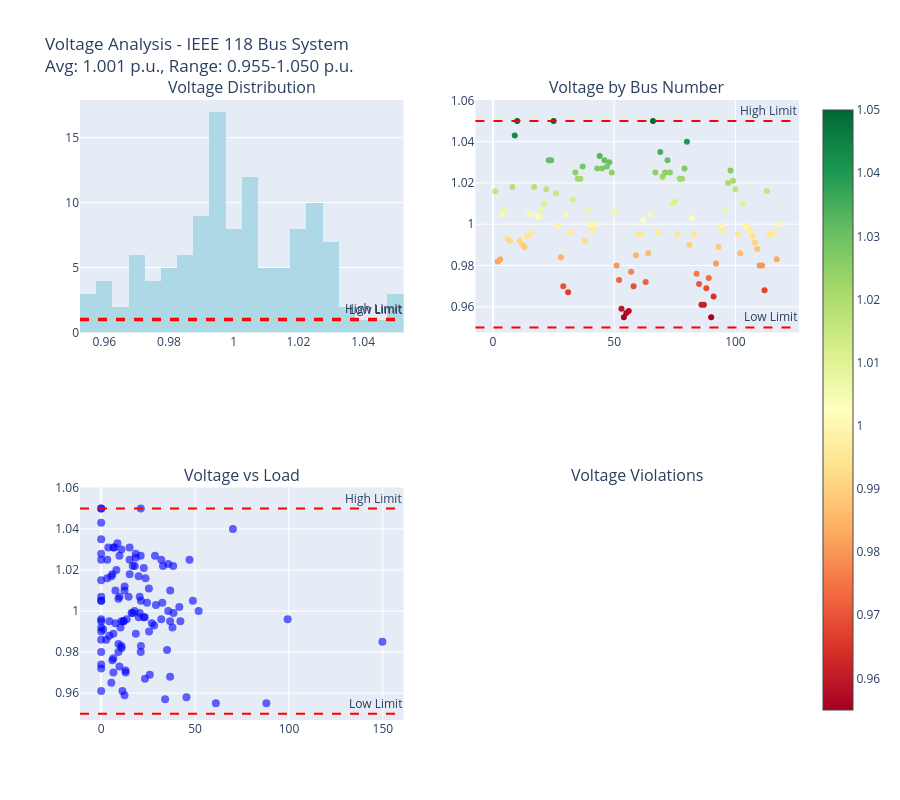

The code cell stored with this chart in its notebook:
### Markdown cell above
## Voltage Analysis Visualization

Let's create comprehensive voltage analysis visualizations including histograms, scatter plots, and violation detection.

### Code cell
# Voltage Analysis Functions
def create_voltage_analysis(buses_df):
    """Create comprehensive voltage analysis visualization"""
    
    # Calculate voltage statistics
    avg_voltage = buses_df['VM'].mean()
    min_voltage = buses_df['VM'].min()
    max_voltage = buses_df['VM'].max()
    low_voltage_count = len(buses_df[buses_df['VM'] < 0.95])
    high_voltage_count = len(buses_df[buses_df['VM'] > 1.05])
    
    # Create subplots
    fig = make_subplots(
        rows=2, cols=2,
        subplot_titles=('Voltage Distribution', 'Voltage by Bus Number', 
                       'Voltage vs Load', 'Voltage Violations'),
        specs=[[{"type": "histogram"}, {"type": "scatter"}],
               [{"type": "scatter"}, {"type": "bar"}]]
    )
    
    # Voltage histogram
    fig.add_trace(
        go.Histogram(x=buses_df['VM'], nbinsx=20, name='Voltage Distribution',
                    marker_color='lightblue'),
        row=1, col=1
    )
    
    # Voltage by bus number
    fig.add_trace(
        go.Scatter(x=buses_df['BUS_NUMBER'], y=buses_df['VM'], 
                  mode='markers', name='Bus Voltages',
                  marker=dict(size=6, color=buses_df['VM'], 
                             colorscale='RdYlGn', showscale=True)),
        row=1, col=2
    )
    
    # Voltage vs Load
    fig.add_trace(
        go.Scatter(x=buses_df['PD'], y=buses_df['VM'], 
                  mode='markers', name='Voltage vs Load',
                  marker=dict(size=8, color='blue', opacity=0.6)),
        row=2, col=1
    )
    
    # Voltage violations
    violation_buses = buses_df[(buses_df['VM'] < 0.95) | (buses_df['VM'] > 1.05)]
    if not violation_buses.empty:
        fig.add_trace(
            go.Bar(x=violation_buses['BUS_NUMBER'], y=violation_buses['VM'],
                  name='Violations', marker_color='red'),
            row=2, col=2
        )
    
    # Add voltage limit lines
    for row in [1, 2]:
        for col in [1, 2]:
            fig.add_hline(y=0.95, line_dash="dash", line_color="red", 
                         annotation_text="Low Limit", row=row, col=col)
            fig.add_hline(y=1.05, line_dash="dash", line_color="red",
                         annotation_text="High Limit", row=row, col=col)
    
    fig.update_layout(
        title=f"Voltage Analysis - IEEE 118 Bus System<br>" + 
              f"Avg: {avg_voltage:.3f} p.u., Range: {min_voltage:.3f}-{max_voltage:.3f} p.u.",
        height=800,
        showlegend=False
    )
    
    return fig, {
        'avg_voltage': avg_voltage,
        'min_voltage': min_voltage, 
        'max_voltage': max_voltage,
        'low_voltage_count': low_voltage_count,
        'high_voltage_count': high_voltage_count,
        'total_buses': len(buses_df)
    }

# Create voltage analysis
if 'buses_df' in locals() and not buses_df.empty:
    voltage_fig, voltage_stats = create_voltage_analysis(buses_df)
    voltage_fig.show()
    
    print("⚡ **Voltage Analysis Results:**")
    print("=" * 40)
    print(f"📊 Average Voltage: {voltage_stats['avg_voltage']:.3f} p.u.")
    print(f"📉 Minimum Voltage: {voltage_stats['min_voltage']:.3f} p.u.")
    print(f"📈 Maximum Voltage: {voltage_stats['max_voltage']:.3f} p.u.")
    print(f"⚠️  Low Voltage Buses: {voltage_stats['low_voltage_count']} (< 0.95 p.u.)")
    print(f"⚠️  High Voltage Buses: {voltage_stats['high_voltage_count']} (> 1.05 p.u.)")
    print(f"🏠 Total Buses: {voltage_stats['total_buses']}")
else:
    print("❌ No bus data available for voltage analysis")

### Figure 1 — Plotly figure (JSON) as saved in the notebook; plotly's stock layout.template omitted (floating-point values rounded to 4 significant figures)
{"data": [{"marker": {"color": "lightblue"}, "name": "Voltage Distribution", "nbinsx": 20, "type": "histogram", "x": [1.016, 0.982, 0.983, 1.005, 1.007, 0.993, 0.992, 1.018, 1.043, 1.05, 0.992, 0.99, 0.989, 0.994, 1.005, 0.996, 1.018, 1.004, 1.004, 1.007, 1.01, 1.017, 1.031, 1.031, 1.05, 1.015, 0.999, 0.984, 0.97, 1.005, 0.967, 0.996, 1.012, 1.025, 1.022, 1.022, 1.028, 0.992, 1.007, 1.0, 0.997, 1.0, 1.027, 1.033, 1.027, 1.031, 1.028, 1.03, 1.025, 1.006, 0.98, 0.973, 0.959, 0.955, 0.957, 0.958, 0.977, 0.97, 0.985, 0.995, 0.995, 1.002, 0.972, 0.986, 1.005, 1.05, 1.025, 0.996, 1.035, 1.023, 1.025, 1.031, 1.025, 1.01, 1.011, 0.995, 1.022, 1.022, 1.027, 1.04, 0.99, 1.003, 0.995, 0.976, 0.971, 0.961, 0.961, 0.969, 0.974, 0.955, 0.965, 0.981, 0.989, 0.999, 0.997, 1.007, 1.02, 1.026, 1.021, 1.017, 0.995, 0.986, 1.01, 0.999, 0.999, 0.997, 0.994, 0.991, 0.988, 0.98, 0.98, 0.968, 1.016, 0.995, 0.995, 0.996, 0.983, 1.0], "xaxis": "x", "yaxis": "y"}, {"marker": {"color": [1.016, 0.982, 0.983, 1.005, 1.007, 0.993, 0.992, 1.018, 1.043, 1.05, 0.992, 0.99, 0.989, 0.994, 1.005, 0.996, 1.018, 1.004, 1.004, 1.007, 1.01, 1.017, 1.031, 1.031, 1.05, 1.015, 0.999, 0.984, 0.97, 1.005, 0.967, 0.996, 1.012, 1.025, 1.022, 1.022, 1.028, 0.992, 1.007, 1.0, 0.997, 1.0, 1.027, 1.033, 1.027, 1.031, 1.028, 1.03, 1.025, 1.006, 0.98, 0.973, 0.959, 0.955, 0.957, 0.958, 0.977, 0.97, 0.985, 0.995, 0.995, 1.002, 0.972, 0.986, 1.005, 1.05, 1.025, 0.996, 1.035, 1.023, 1.025, 1.031, 1.025, 1.01, 1.011, 0.995, 1.022, 1.022, 1.027, 1.04, 0.99, 1.003, 0.995, 0.976, 0.971, 0.961, 0.961, 0.969, 0.974, 0.955, 0.965, 0.981, 0.989, 0.999, 0.997, 1.007, 1.02, 1.026, 1.021, 1.017, 0.995, 0.986, 1.01, 0.999, 0.999, 0.997, 0.994, 0.991, 0.988, 0.98, 0.98, 0.968, 1.016, 0.995, 0.995, 0.996, 0.983, 1.0], "colorscale": [[0, "rgb(165,0,38)"], [0.1, "rgb(215,48,39)"], [0.2, "rgb(244,109,67)"], [0.3, "rgb(253,174,97)"], [0.4, "rgb(254,224,139)"], [0.5, "rgb(255,255,191)"], [0.6, "rgb(217,239,139)"], [0.7, "rgb(166,217,106)"], [0.8, "rgb(102,189,99)"], [0.9, "rgb(26,152,80)"], [1, "rgb(0,104,55)"]], "showscale": true, "size": 6}, "mode": "markers", "name": "Bus Voltages", "type": "scatter", "x": [1, 2, 3, 4, 5, 6, 7, 8, 9, 10, 11, 12, 13, 14, 15, 16, 17, 18, 19, 20, 21, 22, 23, 24, 25, 26, 27, 28, 29, 30, 31, 32, 33, 34, 35, 36, 37, 38, 39, 40, 41, 42, 43, 44, 45, 46, 47, 48, 49, 50, 51, 52, 53, 54, 55, 56, 57, 58, 59, 60, 61, 62, 63, 64, 65, 66, 67, 68, 69, 70, 71, 72, 73, 74, 75, 76, 77, 78, 79, 80, 81, 82, 83, 84, 85, 86, 87, 88, 89, 90, 91, 92, 93, 94, 95, 96, 97, 98, 99, 100, 101, 102, 103, 104, 105, 106, 107, 108, 109, 110, 111, 112, 113, 114, 115, 116, 117, 118], "xaxis": "x2", "y": [1.016, 0.982, 0.983, 1.005, 1.007, 0.993, 0.992, 1.018, 1.043, 1.05, 0.992, 0.99, 0.989, 0.994, 1.005, 0.996, 1.018, 1.004, 1.004, 1.007, 1.01, 1.017, 1.031, 1.031, 1.05, 1.015, 0.999, 0.984, 0.97, 1.005, 0.967, 0.996, 1.012, 1.025, 1.022, 1.022, 1.028, 0.992, 1.007, 1.0, 0.997, 1.0, 1.027, 1.033, 1.027, 1.031, 1.028, 1.03, 1.025, 1.006, 0.98, 0.973, 0.959, 0.955, 0.957, 0.958, 0.977, 0.97, 0.985, 0.995, 0.995, 1.002, 0.972, 0.986, 1.005, 1.05, 1.025, 0.996, 1.035, 1.023, 1.025, 1.031, 1.025, 1.01, 1.011, 0.995, 1.022, 1.022, 1.027, 1.04, 0.99, 1.003, 0.995, 0.976, 0.971, 0.961, 0.961, 0.969, 0.974, 0.955, 0.965, 0.981, 0.989, 0.999, 0.997, 1.007, 1.02, 1.026, 1.021, 1.017, 0.995, 0.986, 1.01, 0.999, 0.999, 0.997, 0.994, 0.991, 0.988, 0.98, 0.98, 0.968, 1.016, 0.995, 0.995, 0.996, 0.983, 1.0], "yaxis": "y2"}, {"marker": {"color": "blue", "opacity": 0.6, "size": 8}, "mode": "markers", "name": "Voltage vs Load", "type": "scatter", "x": [23.6, 10.85, 21.16, 21.16, 0.0, 28.21, 10.31, 15.19, 0.0, 0.0, 37.97, 25.5, 18.45, 7.595, 48.82, 13.56, 5.967, 32.55, 24.41, 9.765, 7.595, 5.425, 3.797, 7.052, 0.0, 0.0, 38.52, 9.222, 13.02, 0.0, 23.33, 32.01, 12.48, 32.01, 17.9, 16.82, 0.0, 0.0, 14.6, 35.68, 20.0, 51.9, 9.731, 8.65, 28.65, 15.14, 18.38, 10.81, 47.03, 9.19, 9.19, 9.731, 12.43, 61.09, 34.06, 45.41, 6.487, 6.487, 149.8, 42.17, 0.0, 41.63, 0.0, 0.0, 0.0, 21.08, 15.14, 0.0, 0.0, 35.68, 0.0, 6.487, 3.244, 36.76, 25.41, 36.7, 32.92, 38.32, 21.05, 70.17, 0.0, 29.15, 10.79, 5.937, 12.95, 11.33, 0.0, 25.91, 0.0, 87.98, 5.397, 35.08, 6.477, 16.19, 22.67, 20.51, 8.096, 18.35, 22.67, 19.97, 11.87, 2.699, 12.41, 20.51, 16.73, 23.21, 26.99, 1.08, 4.318, 21.05, 0.0, 36.7, 3.238, 4.318, 11.87, 99.31, 10.79, 17.81], "xaxis": "x3", "y": [1.016, 0.982, 0.983, 1.005, 1.007, 0.993, 0.992, 1.018, 1.043, 1.05, 0.992, 0.99, 0.989, 0.994, 1.005, 0.996, 1.018, 1.004, 1.004, 1.007, 1.01, 1.017, 1.031, 1.031, 1.05, 1.015, 0.999, 0.984, 0.97, 1.005, 0.967, 0.996, 1.012, 1.025, 1.022, 1.022, 1.028, 0.992, 1.007, 1.0, 0.997, 1.0, 1.027, 1.033, 1.027, 1.031, 1.028, 1.03, 1.025, 1.006, 0.98, 0.973, 0.959, 0.955, 0.957, 0.958, 0.977, 0.97, 0.985, 0.995, 0.995, 1.002, 0.972, 0.986, 1.005, 1.05, 1.025, 0.996, 1.035, 1.023, 1.025, 1.031, 1.025, 1.01, 1.011, 0.995, 1.022, 1.022, 1.027, 1.04, 0.99, 1.003, 0.995, 0.976, 0.971, 0.961, 0.961, 0.969, 0.974, 0.955, 0.965, 0.981, 0.989, 0.999, 0.997, 1.007, 1.02, 1.026, 1.021, 1.017, 0.995, 0.986, 1.01, 0.999, 0.999, 0.997, 0.994, 0.991, 0.988, 0.98, 0.98, 0.968, 1.016, 0.995, 0.995, 0.996, 0.983, 1.0], "yaxis": "y3"}], "layout": {"annotations": [{"font": {"size": 16}, "showarrow": false, "text": "Voltage Distribution", "x": 0.225, "xanchor": "center", "xref": "paper", "y": 1, "yanchor": "bottom", "yref": "paper"}, {"font": {"size": 16}, "showarrow": false, "text": "Voltage by Bus Number", "x": 0.775, "xanchor": "center", "xref": "paper", "y": 1, "yanchor": "bottom", "yref": "paper"}, {"font": {"size": 16}, "showarrow": false, "text": "Voltage vs Load", "x": 0.225, "xanchor": "center", "xref": "paper", "y": 0.375, "yanchor": "bottom", "yref": "paper"}, {"font": {"size": 16}, "showarrow": false, "text": "Voltage Violations", "x": 0.775, "xanchor": "center", "xref": "paper", "y": 0.375, "yanchor": "bottom", "yref": "paper"}, {"showarrow": false, "text": "Low Limit", "x": 1, "xanchor": "right", "xref": "x domain", "y": 0.95, "yanchor": "bottom", "yref": "y"}, {"showarrow": false, "text": "High Limit", "x": 1, "xanchor": "right", "xref": "x domain", "y": 1.05, "yanchor": "bottom", "yref": "y"}, {"showarrow": false, "text": "Low Limit", "x": 1, "xanchor": "right", "xref": "x2 domain", "y": 0.95, "yanchor": "bottom", "yref": "y2"}, {"showarrow": false, "text": "High Limit", "x": 1, "xanchor": "right", "xref": "x2 domain", "y": 1.05, "yanchor": "bottom", "yref": "y2"}, {"showarrow": false, "text": "Low Limit", "x": 1, "xanchor": "right", "xref": "x3 domain", "y": 0.95, "yanchor": "bottom", "yref": "y3"}, {"showarrow": false, "text": "High Limit", "x": 1, "xanchor": "right", "xref": "x3 domain", "y": 1.05, "yanchor": "bottom", "yref": "y3"}], "height": 800, "shapes": [{"line": {"color": "red", "dash": "dash"}, "type": "line", "x0": 0, "x1": 1, "xref": "x domain", "y0": 0.95, "y1": 0.95, "yref": "y"}, {"line": {"color": "red", "dash": "dash"}, "type": "line", "x0": 0, "x1": 1, "xref": "x domain", "y0": 1.05, "y1": 1.05, "yref": "y"}, {"line": {"color": "red", "dash": "dash"}, "type": "line", "x0": 0, "x1": 1, "xref": "x2 domain", "y0": 0.95, "y1": 0.95, "yref": "y2"}, {"line": {"color": "red", "dash": "dash"}, "type": "line", "x0": 0, "x1": 1, "xref": "x2 domain", "y0": 1.05, "y1": 1.05, "yref": "y2"}, {"line": {"color": "red", "dash": "dash"}, "type": "line", "x0": 0, "x1": 1, "xref": "x3 domain", "y0": 0.95, "y1": 0.95, "yref": "y3"}, {"line": {"color": "red", "dash": "dash"}, "type": "line", "x0": 0, "x1": 1, "xref": "x3 domain", "y0": 1.05, "y1": 1.05, "yref": "y3"}], "showlegend": false, "title": {"text": "Voltage Analysis - IEEE 118 Bus System<br>Avg: 1.001 p.u., Range: 0.955-1.050 p.u."}, "xaxis": {"anchor": "y", "domain": [0, 0.45]}, "xaxis2": {"anchor": "y2", "domain": [0.55, 1]}, "xaxis3": {"anchor": "y3", "domain": [0, 0.45]}, "xaxis4": {"anchor": "y4", "domain": [0.55, 1]}, "yaxis": {"anchor": "x", "domain": [0.625, 1]}, "yaxis2": {"anchor": "x2", "domain": [0.625, 1]}, "yaxis3": {"anchor": "x3", "domain": [0, 0.375]}, "yaxis4": {"anchor": "x4", "domain": [0, 0.375]}}}
